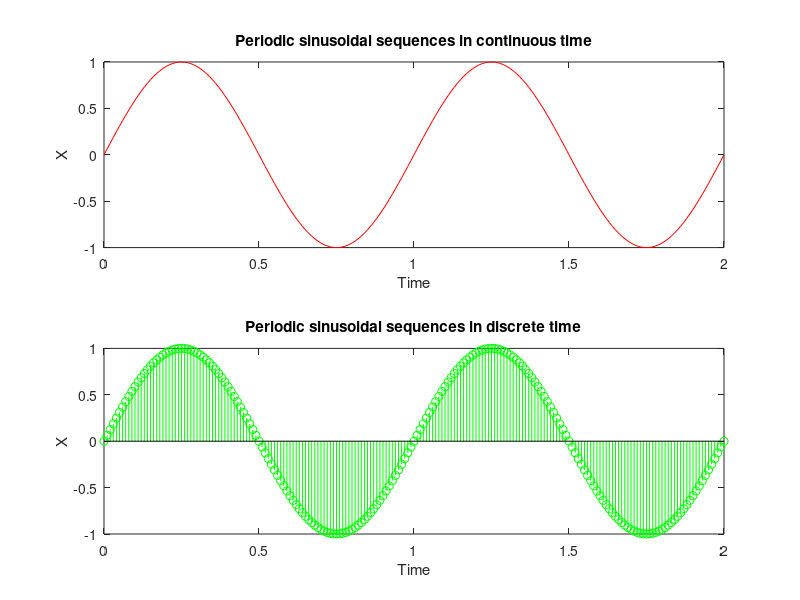

Here is the MATLAB script that generated this plot:
f=1;
t=0:0.01:2;
x=sin(2*pi*f*t);
subplot(2,1,1);
plot(t,x,'r');
title("Periodic sinusoidal sequences in continuous time");
xlabel("Time");
ylabel("X");
subplot(2,1,2);
stem(t,x,'g');
title("Periodic sinusoidal sequences in discrete time");
xlabel("Time");
ylabel("X");

